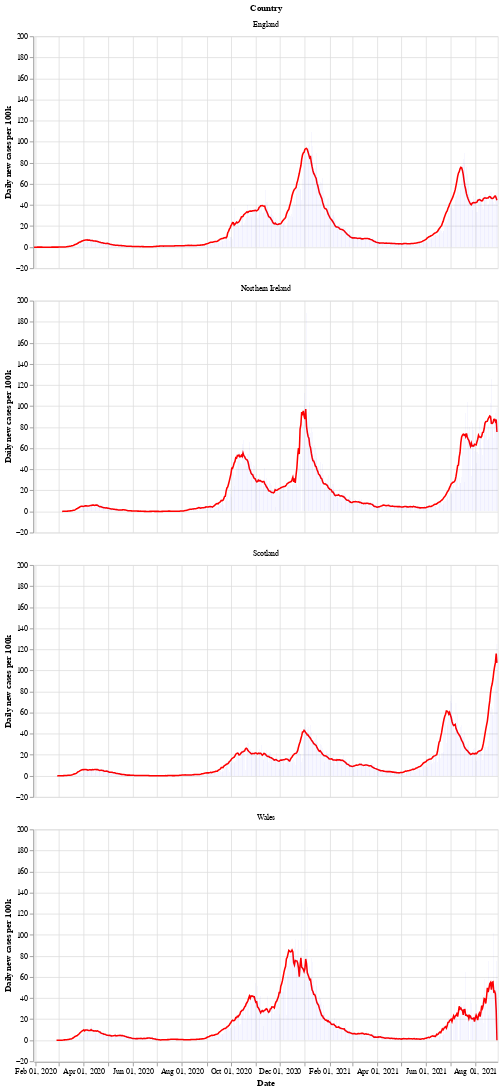

Notebook cell for this chart:
### Markdown cell above
Next is a bar chart of the number of new cases in each country (per 100k population), with the 7 day moving average of cases. Again we see that Wales saw a longer period of raising and falling cases compared to the other countries.

After a period of cases falling, each nation is now seeing a rise in the number of cases - especially in Wales.

### Code cell
# collapse
bars = alt.Chart(uk_cases).mark_bar().encode(
    x=alt.X("yearmonthdate(date):T", axis=alt.Axis(title='Date')),
    y=alt.Y("newCasesRate:Q", axis=alt.Axis(title='Daily new cases per 100k')),
    tooltip='newCasesRate',
    color=alt.condition(
        alt.datum.dailyChange > 0,
        alt.value("orange"),  # The positive color
        alt.value("blue")  # The negative color
    )
).properties(title='New cases per 100k population with rolling 7 day average', width=600).interactive()
line = alt.Chart(uk_cases).mark_line(
    color='red',
    size=2,
).transform_window(
    rolling_mean='mean(newCasesRate)',
    frame=[0, 7],
    groupby=['areaName']
).encode(
    x='yearmonthdate(date):T',
    y='rolling_mean:Q'
)
alt.layer(line, bars, data=uk_cases).facet(alt.Row('areaName', title='Country'), columns=1)

### Figure 1 — Vega-Lite specification as saved in the notebook (floating-point values rounded to 4 significant figures; data arrays with more than 128 entries replaced by an {"elided": "..."} marker saying what was removed)
{"config": {"view": {"continuousWidth": 400, "continuousHeight": 300}}, "data": {"name": "data-d509bf9b83be6ee10929bbfc7c6d99f9"}, "facet": {"type": "nominal", "field": "areaName", "title": "Country"}, "spec": {"layer": [{"mark": {"type": "line", "color": "red", "size": 2}, "encoding": {"x": {"type": "temporal", "field": "date", "timeUnit": "yearmonthdate"}, "y": {"type": "quantitative", "field": "rolling_mean"}}, "transform": [{"window": [{"op": "mean", "field": "newCasesRate", "as": "rolling_mean"}], "frame": [0, 7], "groupby": ["areaName"]}]}, {"mark": "bar", "encoding": {"color": {"condition": {"value": "orange", "test": "(datum.dailyChange > 0)"}, "value": "blue"}, "tooltip": {"type": "quantitative", "field": "newCasesRate"}, "x": {"type": "temporal", "axis": {"title": "Date"}, "field": "date", "timeUnit": "yearmonthdate"}, "y": {"type": "quantitative", "axis": {"title": "Daily new cases per 100k"}, "field": "newCasesRate"}}, "selection": {"selector002": {"type": "interval", "bind": "scales", "encodings": ["x", "y"]}}, "title": "New cases per 100k population with rolling 7 day average", "width": 600}]}, "columns": 1, "$schema": "https://vega.github.io/schema/vega-lite/v4.8.1.json", "datasets": {"data-d509bf9b83be6ee10929bbfc7c6d99f9": {"elided": "2216 records"}}}
